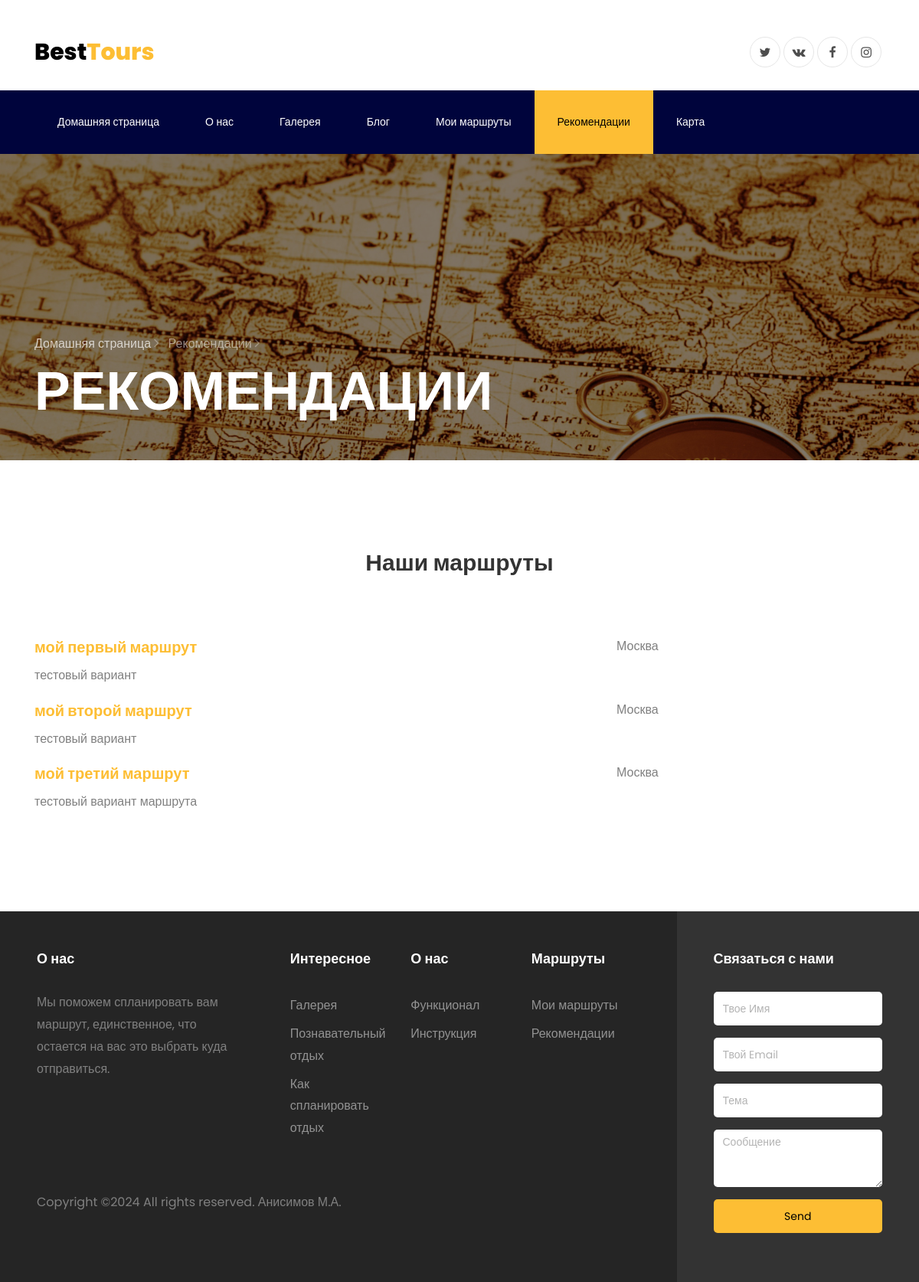
Page /recommendations on the committed database.
### WebSite/models.py (models this page shows)
class UserRoute(models.Model):
    user = models.ForeignKey(User, on_delete=models.CASCADE)
    city = models.CharField(max_length=100)
    route_name = models.CharField(max_length=100)
    route_text = models.CharField(max_length=500)
    points_list = models.TextField()
    coordinates_list = models.TextField(null=True, default=None)

### WebSite/views.py (the view)
# urls.py: path('recommendations', views.recommendations),
def recommendations(request):
    my_routs_list = UserRoute.objects.filter(user__is_superuser=1)
    routs = []
    for route in my_routs_list:
        temp = {"name": route.route_name,
                "city": route.city,
                "text": route.route_text,
                "id": route.id}
        routs.append(temp)
    data = {"routs": routs}
    return render(request, "recommendations.html", context=data)

### WebSite/templates/recommendations.html
{% extends "base.html" %}
{% load static %}
{% block p6 %}active{% endblock p6 %}
{% block content %}
    <section class="hero-wrap hero-wrap-2" style="background-image: url('{% static 'images/img_map.jpg' %}');" data-stellar-background-ratio="0.5">
      <div class="overlay"></div>
      <div class="container">
        <div class="row no-gutters slider-text align-items-end">
          <div class="col-md-9 ftco-animate pb-5">
          	<p class="breadcrumbs mb-2"><span class="mr-2"><a href="index.html">Домашняя страница <i class="ion-ios-arrow-forward"></i></a></span> <span>Рекомендации <i class="ion-ios-arrow-forward"></i></span></p>
            <h1 class="mb-0 bread">Рекомендации</h1>
          </div>
        </div>
      </div>
    </section>
    <section class="ftco-section">
    	<div class="container">
            <div class="row justify-content-center mb-5 pb-3">
              <div class="col-md-7 heading-section text-center ftco-animate">
                <h2>Наши маршруты</h2>
              </div>
            </div>
            {% for element in routs %}
    		    <div class="row">
    			<div class="col-md-8">
                    <h5 class="font-weight-bold"><a href="/cur_route/{{ element.id }}">{{ element.name }}</a></h5>
                    <p>{{ element.text }}</p>
    			</div>
    			<div class="col-md-4">
    				<p>{{ element.city }}</p>
    			</div>
    		</div>
            {% endfor %}
    	</div>
    </section>
{% endblock content %}

### rows in the picture
UserRoute: name "мой первый маршрут", text "тестовый вариант", city "Москва"
UserRoute: name "мой второй маршрут", text "тестовый вариант", city "Москва"
UserRoute: name "мой третий маршрут", text "тестовый вариант маршрута", city "Москва"
